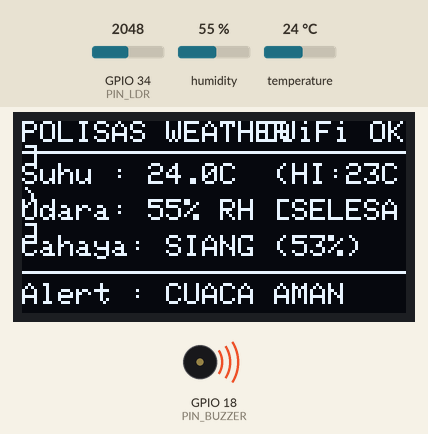
The sketch below on a simulated ESP32. Parts: 128×64 one-colour display, buzzer (waves = sounding, pin HIGH). The inputs (shaded band) are chosen by the test bench; at power-on: humidity 55 %, GPIO 34 (PIN_LDR) = 2048, temperature 24 °C. WiFi joins after 1.5 s; servers stay silent unless stated; uploads are accepted with an empty reply; what the sketch prints to the serial monitor is not drawn.

Above: at 4.2 s.
4.3 s: humidity set to 41 %
At 5.5 s:
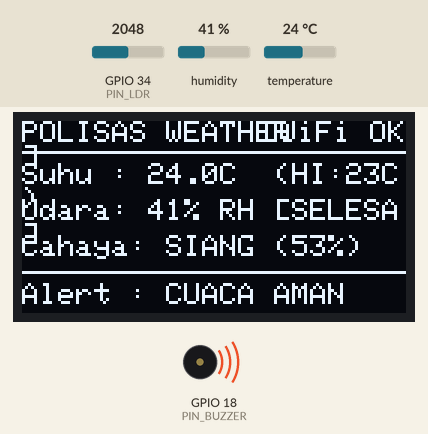
6.3 s: humidity set to 38 %
At 8.4 s:
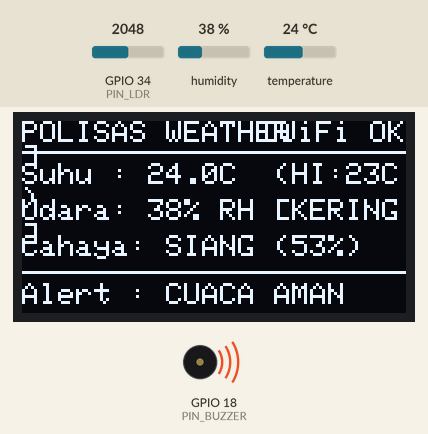
12.2 s: GPIO 34 (PIN_LDR) set to 2120
At 13.1 s:
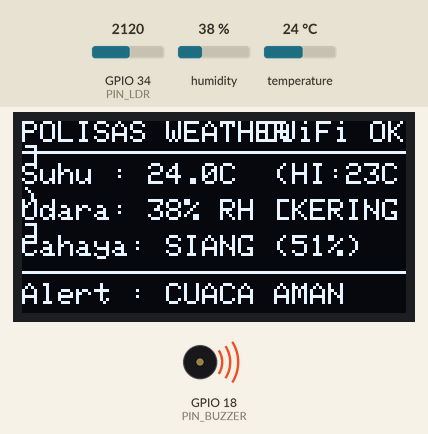
16.5 s: GPIO 34 (PIN_LDR) set to 2772
At 19.2 s:
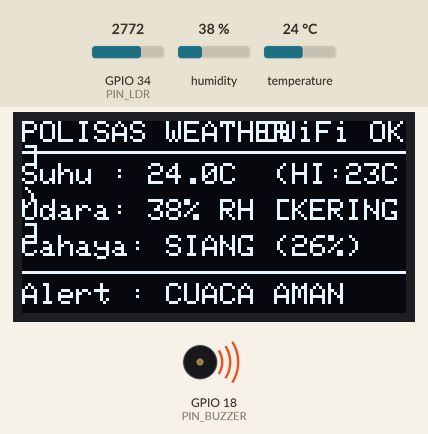
19.5 s: GPIO 34 (PIN_LDR) set to 2867
At 22.3 s:
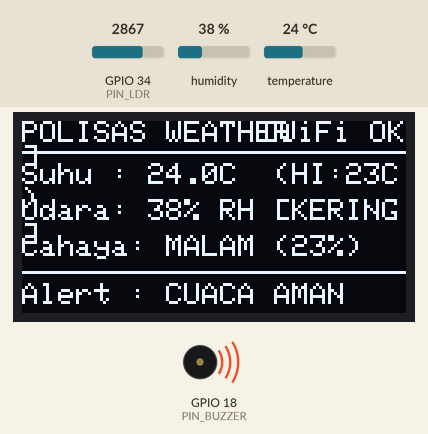
25.4 s: temperature set to 41 °C
At 31.8 s:
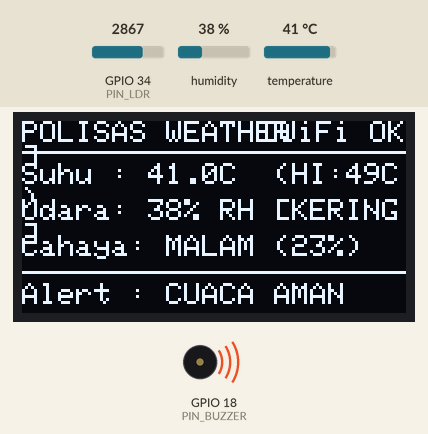
Timing chart, 0 to 32.3 s (numbered marks = the images above; inputs shaded):
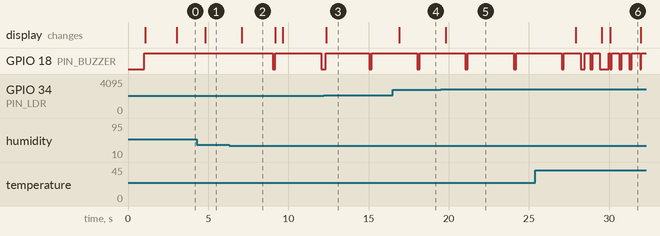

The sketch:

smart_weather_station.ino
```cpp
/*
 * ========================================================================================
 *  PROJEK POLISAS: STESEN AMARAN CUACA & MIKROKLIMAT PINTAR IoT (WEATHER STATION)
 * ========================================================================================
 *  Mikropengawal : ESP32 NodeMCU-32S
 *  Komponen      :
 *    - Skrin Paparan OLED 0.96" I2C (SSD1306 128x64)
 *    - Sensor Suhu & Kelembapan Udara (DHT11)
 *    - Sensor Kecerahan Cahaya (LDR Module - Pin AO)
 *    - Penggera Audio Aktif (Active LOW Buzzer)
 *  Pangkalan Data: Supabase PostgreSQL (Cloud Realtime)
 * ========================================================================================
 */

#include <WiFi.h>
#include <HTTPClient.h>
#include <WiFiClientSecure.h>
#include <ArduinoJson.h>
#include <Wire.h>
#include <Adafruit_GFX.h>
#include <Adafruit_SSD1306.h>
#include <DHT.h>

// ========================================================================================
// 1. KONFIGURASI WIFI & SUPABASE
// ========================================================================================
const char* WIFI_SSID     = "Airy";
const char* WIFI_PASSWORD = "sedakgitu";

const char* SUPABASE_URL  = "https://adqhtjzbzeyiuzvdujnf.supabase.co";
const char* SUPABASE_KEY  = "eyJhbGciOiJIUzI1NiIsInR5cCI6IkpXVCJ9.eyJpc3MiOiJzdXBhYmFzZSIsInJlZiI6ImFkcWh0anpiemV5aXV6dmR1am5mIiwicm9sZSI6ImFub24iLCJpYXQiOjE3OTAxNjg4MTAsImV4cCI6MjEwNTc0NDgxMH0.APe7LZp9h9waNWZYYdu-fYt1kvgmFNGCozBYE1nG3bc";

// ========================================================================================
// 2. DEFINISI PIN PERKAKASAN & LOGIK
// ========================================================================================
#define PIN_OLED_SDA  21
#define PIN_OLED_SCL  22
#define PIN_DHT       33  // Data pin modul DHT11
#define PIN_LDR       34  // AO (Analog Output) Modul LDR
#define PIN_BUZZER    18  // Pin Penggera Audio

// Konfigurasi Buzzer Aktif (ACTIVE LOW)
// PENTING: Modul Active LOW berbunyi apabila pin diberi isyarat LOW (0V), dan senyap pada HIGH (3.3V/5V)
const int BUZZER_ON  = LOW;   // Active LOW: LOW = Bunyi
const int BUZZER_OFF = HIGH;  // Active LOW: HIGH = Senyap

// Konfigurasi Sensor DHT11
#define DHTTYPE DHT11
DHT dht(PIN_DHT, DHTTYPE);

// Konfigurasi Skrin OLED
#define SCREEN_WIDTH  128
#define SCREEN_HEIGHT 64
#define OLED_RESET    -1
#define SCREEN_I2C_ADDR 0x3C

Adafruit_SSD1306 display(SCREEN_WIDTH, SCREEN_HEIGHT, &Wire, OLED_RESET);

// ========================================================================================
// 3. PENENTUKURAN SENSOR (CALIBRATION) & AMBANG AMARAN CUACA
// ========================================================================================
// Sensor Cahaya LDR (Guna Pin AO)
const int LDR_DARK_ADC   = 3500;  // Gelap / Waktu Malam
const int LDR_BRIGHT_ADC = 800;   // Terang / Waktu Siang
const int NIGHT_THRESHOLD= 25;    // Kecerahan < 25% = Waktu Malam

// Ambang Penggera Cuaca Ekstrem
const float HEAT_THRESHOLD_C       = 35.0; // Suhu > 35°C = Amaran Haba Panas Ekstrem
const float HEAT_INDEX_WARNING_C   = 38.0; // Indeks Haba > 38°C = Bahaya Strok Haba
const int   AIR_HUMIDITY_LOW_ALERT = 40;   // Kelembapan Udara < 40% = Amaran Cuaca Sangat Kering

// Tetapan Masa (Milisaat)
const unsigned long SYNC_INTERVAL     = 4000;   // Hantar status ke Supabase setiap 4 saat
const unsigned long POLL_INTERVAL     = 2000;   // Semak arahan manual buzzer setiap 2 saat
const unsigned long LOG_SAVE_INTERVAL = 60000;  // Simpan ke weather_station_logs setiap 1 minit
const unsigned long OLED_REFRESH_MS   = 500;    // Kemaskini paparan OLED setiap 0.5 saat

// ========================================================================================
// 4. STRUKTUR DATA STESEN CUACA PINTAR
// ========================================================================================
struct WeatherStationData {
  float temperatureC;
  int   airHumidityPct;
  float heatIndexC;
  bool  dhtConnected;

  int   lightPct;
  int   rawLdrAdc;
  bool  isNight;

  bool  buzzerActive;
  bool  buzzerEnabled;
  String buzzerReason;
};

WeatherStationData station = {
  28.5, 65, 29.5, true,
  70, 1500, false,
  false, true, "STANDBY"
};

// Pemasa Kitaran
unsigned long lastSyncTime    = 0;
unsigned long lastPollTime    = 0;
unsigned long lastLogSaveTime = 0;
unsigned long lastOledTime    = 0;

// Kawalan Pemasaan Buzzer Non-Blocking
unsigned long buzzerStartTime = 0;
unsigned long buzzerDuration  = 0;
bool manualBuzzerTest         = false;

// ========================================================================================
// 5. DEKLARASI FUNGSI (FORWARD DECLARATIONS)
// ========================================================================================
void connectToWiFi();
void readAllSensors();
void updateBuzzerLogic(unsigned long currentMillis);
void updateOledDisplay();
void syncStatusToCloud();
void pollPendingCommands();
void saveHistoryLog();
void updateCommandStatus(long cmdId, const String& status);

// ========================================================================================
// 6. SETUP PERMULAAN
// ========================================================================================
void setup() {
  Serial.begin(115200);
  delay(1000);

  Serial.println("\n========================================================");
  Serial.println("  POLISAS: STESEN AMARAN CUACA & MIKROKLIMAT PINTAR IoT ");
  Serial.println("========================================================");

  // Konfigurasi Pin Perkakasan
  pinMode(PIN_BUZZER, OUTPUT);
  digitalWrite(PIN_BUZZER, BUZZER_OFF); // Pastikan buzzer senyap sewaktu but (Active LOW)

  pinMode(PIN_LDR, INPUT);

  // Inisialisasi Sensor DHT11
  dht.begin();
  Serial.println("[DHT11] Sensor Suhu & Kelembapan Udara dimulakan.");

  // Inisialisasi I2C & Skrin OLED
  Wire.begin(PIN_OLED_SDA, PIN_OLED_SCL);
  if (!display.begin(SSD1306_SWITCHCAPVCC, SCREEN_I2C_ADDR)) {
    Serial.println("[OLED ERROR] Gagal mengesan skrin SSD1306! Periksa wayar SDA (21) & SCL (22).");
  } else {
    Serial.println("[OLED] Skrin OLED berjaya dikesan!");
    display.clearDisplay();
    display.setTextSize(1);
    display.setTextColor(SSD1306_WHITE);
    display.setCursor(10, 15);
    display.println("POLISAS WEATHER");
    display.setCursor(10, 30);
    display.println("Stesen Cuaca Pintar");
    display.setCursor(10, 45);
    display.println("Memulakan WiFi...");
    display.display();
  }

  // Sambungkan ke WiFi
  connectToWiFi();

  // Bacaan dan simpanan log awal serta-merta
  readAllSensors();
  syncStatusToCloud();
  saveHistoryLog();
  lastLogSaveTime = millis();

  // Kemas kini paparan awal
  updateOledDisplay();
  Serial.println("[SISTEM] Stesen Cuaca sedia beroperasi!");
}

// ========================================================================================
// 7. GELUNG UTAMA (MAIN LOOP)
// ========================================================================================
void loop() {
  unsigned long currentMillis = millis();

  // 1. Bacaan berterusan semua sensor cuaca
  readAllSensors();

  // 2. Logik Penggera Buzzer Pintar
  updateBuzzerLogic(currentMillis);

  // 3. Kemas kini paparan skrin OLED
  if (currentMillis - lastOledTime >= OLED_REFRESH_MS) {
    lastOledTime = currentMillis;
    updateOledDisplay();
  }

  // 4. Semak arahan manual web (Uji Buzzer / Mute) setiap 2 saat
  if (currentMillis - lastPollTime >= POLL_INTERVAL) {
    lastPollTime = currentMillis;
    pollPendingCommands();
  }

  // 5. Hantar telemetri cuaca ke Supabase setiap 4 saat
  if (currentMillis - lastSyncTime >= SYNC_INTERVAL) {
    lastSyncTime = currentMillis;
    syncStatusToCloud();
  }

  // 6. Simpan rekod sejarah ke weather_station_logs setiap 1 minit
  if (currentMillis - lastLogSaveTime >= LOG_SAVE_INTERVAL) {
    lastLogSaveTime = currentMillis;
    saveHistoryLog();
  }

  delay(20);
}

// ========================================================================================
// 8. PEMBACAAN SENSOR CUACA & PENGIRAAN INDEKS HABA
// ========================================================================================
void readAllSensors() {
  // A. Pembacaan Sensor DHT11 (Suhu & Kelembapan Udara)
  float temp = dht.readTemperature();
  float hum  = dht.readHumidity();

  if (isnan(temp) || isnan(hum)) {
    station.dhtConnected = false;
  } else {
    station.dhtConnected   = true;
    station.temperatureC   = temp;
    station.airHumidityPct = (int)hum;
    // Kira Heat Index sebenar (°C)
    station.heatIndexC     = dht.computeHeatIndex(temp, hum, false);
  }

  // B. Penilaian Sensor Cahaya LDR (Pin AO) dengan 8-sample smoothing
  const int SAMPLES = 8;
  long sumLdr = 0;
  for (int i = 0; i < SAMPLES; i++) {
    sumLdr += analogRead(PIN_LDR);
    delay(2);
  }
  int avgLdr = sumLdr / SAMPLES;

  station.rawLdrAdc = avgLdr;
  int lPct = map(avgLdr, LDR_DARK_ADC, LDR_BRIGHT_ADC, 0, 100);
  station.lightPct  = constrain(lPct, 0, 100);
  station.isNight   = (station.lightPct < NIGHT_THRESHOLD);
}

// ========================================================================================
// 9. LOGIK PENGGERA AUDIO CUACA (ACTIVE LOW BUZZER)
// ========================================================================================
void updateBuzzerLogic(unsigned long currentMillis) {
  // A. Ujian Manual dari Web (Priority Tertinggi)
  if (manualBuzzerTest) {
    if (currentMillis - buzzerStartTime < buzzerDuration) {
      digitalWrite(PIN_BUZZER, BUZZER_ON);
      station.buzzerActive = true;
      station.buzzerReason = "UJIAN MANUAL WEB";
      return;
    } else {
      digitalWrite(PIN_BUZZER, BUZZER_OFF);
      manualBuzzerTest     = false;
      station.buzzerActive = false;
      station.buzzerReason = "STANDBY";
    }
  }

  // B. Semak sama ada Buzzer di-Mute dari Web
  if (!station.buzzerEnabled) {
    digitalWrite(PIN_BUZZER, BUZZER_OFF);
    station.buzzerActive = false;
    station.buzzerReason = "DISENYAPKAN (MUTED)";
    return;
  }

  // C. Penggera Haba Panas Ekstrem (Suhu >= 35°C atau Heat Index >= 38°C)
  if (station.dhtConnected && (station.temperatureC >= HEAT_THRESHOLD_C || station.heatIndexC >= HEAT_INDEX_WARNING_C)) {
    station.buzzerReason = "AMARAN GELOMBANG HABA!";
    // Corak bip pantas berselang
    int cycle = (currentMillis / 150) % 4;
    if (cycle == 0) {
      digitalWrite(PIN_BUZZER, BUZZER_ON);
      station.buzzerActive = true;
    } else {
      digitalWrite(PIN_BUZZER, BUZZER_OFF);
      station.buzzerActive = false;
    }
    return;
  }

  // D. Penggera Udara Terlalu Kering (Kelembapan Udara < 40%)
  if (station.dhtConnected && station.airHumidityPct < AIR_HUMIDITY_LOW_ALERT) {
    station.buzzerReason = "UDARA SANGAT KERING";
    // Corak bip amaran: Bip 150ms setiap 3 saat
    if ((currentMillis % 3000) < 150) {
      digitalWrite(PIN_BUZZER, BUZZER_ON);
      station.buzzerActive = true;
    } else {
      digitalWrite(PIN_BUZZER, BUZZER_OFF);
      station.buzzerActive = false;
    }
    return;
  }

  // E. Keadaan Biasa (Standby / Aman)
  digitalWrite(PIN_BUZZER, BUZZER_OFF);
  station.buzzerActive = false;
  station.buzzerReason = "STANDBY";
}

// ========================================================================================
// 10. PAPARAN SKRIN OLED (128x64)
// ========================================================================================
void updateOledDisplay() {
  display.clearDisplay();
  display.setTextColor(SSD1306_WHITE);

  // Baris Header: Nama Sistem & Status WiFi
  display.setTextSize(1);
  display.setCursor(0, 0);
  display.print("POLISAS WEATHER");
  display.setCursor(80, 0);
  if (WiFi.status() == WL_CONNECTED) {
    display.print("[WiFi OK]");
  } else {
    display.print("[NO WiFi]");
  }

  // Garisan Pemisah Header
  display.drawLine(0, 10, 127, 10, SSD1306_WHITE);

  // Baris 1: Suhu & Indeks Haba
  display.setCursor(0, 14);
  display.print("Suhu : ");
  if (!station.dhtConnected) {
    display.print("--.-C [DHT ERROR]");
  } else {
    display.print(station.temperatureC, 1);
    display.print("C  (HI:");
    display.print((int)station.heatIndexC);
    display.print("C)");
  }

  // Baris 2: Kelembapan Udara
  display.setCursor(0, 26);
  display.print("Udara: ");
  if (!station.dhtConnected) {
    display.print("--% RH");
  } else {
    display.print(station.airHumidityPct);
    display.print("% RH [");
    if (station.airHumidityPct >= 70)      display.print("LEMBAP");
    else if (station.airHumidityPct >= 40) display.print("SELESA");
    else                                   display.print("KERING");
    display.print("]");
  }

  // Baris 3: Cahaya LDR
  display.setCursor(0, 38);
  display.print("Cahaya: ");
  if (station.isNight) {
    display.print("MALAM (");
  } else {
    display.print("SIANG (");
  }
  display.print(station.lightPct);
  display.print("%)");

  // Garisan Pemisah Bawah
  display.drawLine(0, 50, 127, 50, SSD1306_WHITE);

  // Baris 4: Status Buzzer & Cuaca
  display.setCursor(0, 54);
  display.print("Alert : ");
  if (!station.buzzerEnabled) {
    display.print("[MUTED]");
  } else if (station.buzzerActive) {
    display.print("BUNYI AMARAN!");
  } else {
    display.print("CUACA AMAN");
  }

  display.display();
}

// ========================================================================================
// 11. PENGURUSAN RANGKAIAN WIFI
// ========================================================================================
void connectToWiFi() {
  Serial.printf("[WIFI] Menyambung ke rangkaian '%s'...\n", WIFI_SSID);
  WiFi.mode(WIFI_STA);
  WiFi.begin(WIFI_SSID, WIFI_PASSWORD);

  int attempts = 0;
  while (WiFi.status() != WL_CONNECTED && attempts < 25) {
    delay(500);
    Serial.print(".");
    attempts++;
  }

  if (WiFi.status() == WL_CONNECTED) {
    Serial.println("\n[WIFI] BERJAYA DISAMBUNG!");
    Serial.printf("[WIFI] Alamat IP ESP32: %s\n", WiFi.localIP().toString().c_str());
  } else {
    Serial.println("\n[WIFI AMARAN] Sambungan WiFi belum sedia. Terus beroperasi offline.");
  }
}

// ========================================================================================
// 12. KOMUNIKASI SUPABASE CLOUD (REST API)
// ========================================================================================
void syncStatusToCloud() {
  if (WiFi.status() != WL_CONNECTED) return;

  WiFiClientSecure client;
  client.setInsecure();
  HTTPClient http;

  String endpoint = String(SUPABASE_URL) + "/rest/v1/weather_station_status?id=eq.1";
  http.begin(client, endpoint);
  http.addHeader("Content-Type", "application/json");
  http.addHeader("apikey", SUPABASE_KEY);
  http.addHeader("Authorization", String("Bearer ") + SUPABASE_KEY);
  http.addHeader("Prefer", "return=minimal");

  JsonDocument doc;
  doc["temperature_c"]    = station.temperatureC;
  doc["air_humidity_pct"] = station.airHumidityPct;
  doc["heat_index_c"]     = station.heatIndexC;
  doc["heat_alert"]       = (station.temperatureC >= HEAT_THRESHOLD_C || station.heatIndexC >= HEAT_INDEX_WARNING_C);
  doc["light_pct"]        = station.lightPct;
  doc["raw_ldr_adc"]      = station.rawLdrAdc;
  doc["is_night"]         = station.isNight;
  doc["buzzer_active"]    = station.buzzerActive;
  doc["buzzer_reason"]    = station.buzzerReason;
  doc["sensor_connected"] = station.dhtConnected;

  String requestBody;
  serializeJson(doc, requestBody);

  int httpCode = http.PATCH(requestBody);
  if (httpCode <= 0 && httpCode != 200 && httpCode != 204) {
    Serial.printf("[SUPABASE PATCH ERROR] Status HTTP: %d\n", httpCode);
  }
  http.end();
}

void pollPendingCommands() {
  if (WiFi.status() != WL_CONNECTED) return;

  WiFiClientSecure client;
  client.setInsecure();
  HTTPClient http;

  // Dapatkan arahan PENDING paling awal
  String endpoint = String(SUPABASE_URL) + "/rest/v1/weather_station_commands?status=eq.PENDING&order=id.asc&limit=1";
  http.begin(client, endpoint);
  http.addHeader("apikey", SUPABASE_KEY);
  http.addHeader("Authorization", String("Bearer ") + SUPABASE_KEY);

  int httpCode = http.GET();
  if (httpCode == 200) {
    String payload = http.getString();
    JsonDocument doc;
    deserializeJson(doc, payload);
    JsonArray array = doc.as<JsonArray>();

    if (array.size() > 0) {
      JsonObject cmd = array[0];
      long cmdId    = cmd["id"];
      String action = cmd["action"].as<String>();

      Serial.printf("[WEB COMMAND] ID: %ld | Tindakan: %s\n", cmdId, action.c_str());

      if (action == "TEST_BUZZER_2S") {
        manualBuzzerTest = true;
        buzzerStartTime  = millis();
        buzzerDuration   = 2000; // 2 saat
        digitalWrite(PIN_BUZZER, BUZZER_ON);
      } else if (action == "MUTE") {
        station.buzzerEnabled = false;
        digitalWrite(PIN_BUZZER, BUZZER_OFF);
      } else if (action == "UNMUTE") {
        station.buzzerEnabled = true;
      }

      updateCommandStatus(cmdId, "COMPLETED");
    }
  }
  http.end();

  // Muat turun tetapan buzzer_enabled terkini jika diubah di web
  String settingsUrl = String(SUPABASE_URL) + "/rest/v1/weather_station_status?id=eq.1&select=buzzer_enabled";
  http.begin(client, settingsUrl);
  http.addHeader("apikey", SUPABASE_KEY);
  http.addHeader("Authorization", String("Bearer ") + SUPABASE_KEY);
  int code = http.GET();
  if (code == 200) {
    String p = http.getString();
    JsonDocument sDoc;
    deserializeJson(sDoc, p);
    JsonArray arr = sDoc.as<JsonArray>();
    if (arr.size() > 0) {
      station.buzzerEnabled = arr[0]["buzzer_enabled"] | true;
    }
  }
  http.end();
}

void updateCommandStatus(long cmdId, const String& status) {
  WiFiClientSecure client;
  client.setInsecure();
  HTTPClient http;

  String endpoint = String(SUPABASE_URL) + "/rest/v1/weather_station_commands?id=eq." + String(cmdId);
  http.begin(client, endpoint);
  http.addHeader("Content-Type", "application/json");
  http.addHeader("apikey", SUPABASE_KEY);
  http.addHeader("Authorization", String("Bearer ") + SUPABASE_KEY);
  http.addHeader("Prefer", "return=minimal");

  JsonDocument doc;
  doc["status"]      = status;
  doc["executed_at"] = "now()";

  String requestBody;
  serializeJson(doc, requestBody);
  http.PATCH(requestBody);
  http.end();
}

void saveHistoryLog() {
  if (WiFi.status() != WL_CONNECTED) return;

  WiFiClientSecure client;
  client.setInsecure();
  HTTPClient http;

  String endpoint = String(SUPABASE_URL) + "/rest/v1/weather_station_logs";
  http.begin(client, endpoint);
  http.addHeader("Content-Type", "application/json");
  http.addHeader("apikey", SUPABASE_KEY);
  http.addHeader("Authorization", String("Bearer ") + SUPABASE_KEY);
  http.addHeader("Prefer", "return=minimal");

  JsonDocument doc;
  doc["temperature_c"]    = station.temperatureC;
  doc["air_humidity_pct"] = station.airHumidityPct;
  doc["heat_index_c"]     = station.heatIndexC;
  doc["light_pct"]        = station.lightPct;
  doc["is_night"]         = station.isNight;
  doc["buzzer_state"]     = station.buzzerActive;

  String requestBody;
  serializeJson(doc, requestBody);
  int httpCode = http.POST(requestBody);
  if (httpCode == 201 || httpCode == 200) {
    Serial.println("[SUPABASE LOG] Rekod sejarah cuaca berjaya disimpan ke weather_station_logs!");
  } else {
    Serial.printf("[SUPABASE LOG ERROR] Status HTTP: %d\n", httpCode);
  }
  http.end();
}
```

Measured:
- the behaviour switches between 40 and 39 % on humidity (found by bisection; images 1 and 2)
- the behaviour switches between 2825 and 2826 on GPIO 34 (PIN_LDR) (found by bisection; images 4 and 5)
- after the input at 4.3 s, the display: changes after 0.52 s (image 1)
- after the input at 6.3 s, GPIO 18 (PIN_BUZZER): HIGH → LOW after 2.7 s, → HIGH 0.14 s later, → LOW 2.9 s later; the display: changes after 0.78 s (image 2)
- after the input at 12.2 s, the display: changes after 0.17 s (image 3)
- after the input at 16.5 s, the display: changes after 0.41 s (image 4)
- after the input at 19.5 s, the display: changes after 0.33 s (image 5)
- after the input at 25.4 s, the display: changes after 2.5 s (image 6)
